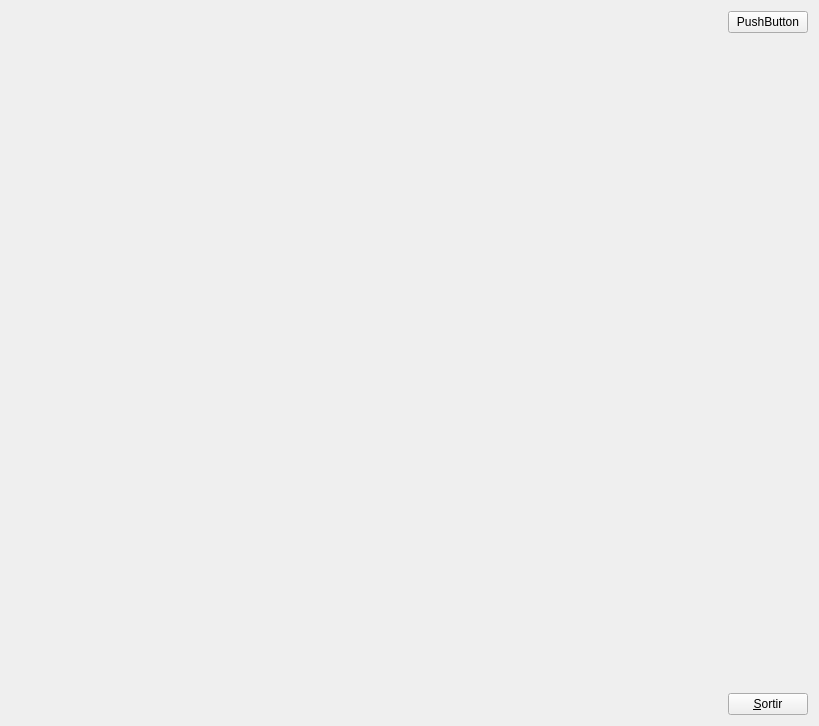
<?xml version="1.0" encoding="UTF-8"?>
<ui version="4.0">
 <class>MyForm</class>
 <widget class="QWidget" name="MyForm">
  <property name="geometry">
   <rect>
    <x>0</x>
    <y>0</y>
    <width>819</width>
    <height>726</height>
   </rect>
  </property>
  <property name="windowTitle">
   <string>Form</string>
  </property>
  <layout class="QHBoxLayout" name="horizontalLayout">
   <item>
    <widget class="MyGLWidget" name="widget" native="true">
     <property name="sizePolicy">
      <sizepolicy hsizetype="Expanding" vsizetype="Expanding">
       <horstretch>0</horstretch>
       <verstretch>0</verstretch>
      </sizepolicy>
     </property>
    </widget>
   </item>
   <item>
    <layout class="QVBoxLayout" name="verticalLayout">
     <item>
      <widget class="QPushButton" name="pushButton_2">
       <property name="text">
        <string>PushButton</string>
       </property>
      </widget>
     </item>
     <item>
      <spacer name="verticalSpacer">
       <property name="orientation">
        <enum>Qt::Vertical</enum>
       </property>
       <property name="sizeHint" stdset="0">
        <size>
         <width>20</width>
         <height>40</height>
        </size>
       </property>
      </spacer>
     </item>
     <item>
      <widget class="QPushButton" name="pushButton">
       <property name="sizePolicy">
        <sizepolicy hsizetype="Fixed" vsizetype="Fixed">
         <horstretch>0</horstretch>
         <verstretch>0</verstretch>
        </sizepolicy>
       </property>
       <property name="text">
        <string>&amp;Sortir</string>
       </property>
      </widget>
     </item>
    </layout>
   </item>
  </layout>
 </widget>
 <customwidgets>
  <customwidget>
   <class>MyGLWidget</class>
   <extends>QWidget</extends>
   <header>MyGLWidget.h</header>
   <container>1</container>
   <slots>
    <slot>persp()</slot>
   </slots>
  </customwidget>
 </customwidgets>
 <resources/>
 <connections>
  <connection>
   <sender>pushButton</sender>
   <signal>clicked()</signal>
   <receiver>MyForm</receiver>
   <slot>close()</slot>
   <hints>
    <hint type="sourcelabel">
     <x>810</x>
     <y>717</y>
    </hint>
    <hint type="destinationlabel">
     <x>839</x>
     <y>529</y>
    </hint>
   </hints>
  </connection>
  <connection>
   <sender>pushButton_2</sender>
   <signal>clicked()</signal>
   <receiver>widget</receiver>
   <slot>persp()</slot>
   <hints>
    <hint type="sourcelabel">
     <x>758</x>
     <y>21</y>
    </hint>
    <hint type="destinationlabel">
     <x>609</x>
     <y>115</y>
    </hint>
   </hints>
  </connection>
 </connections>
</ui>
